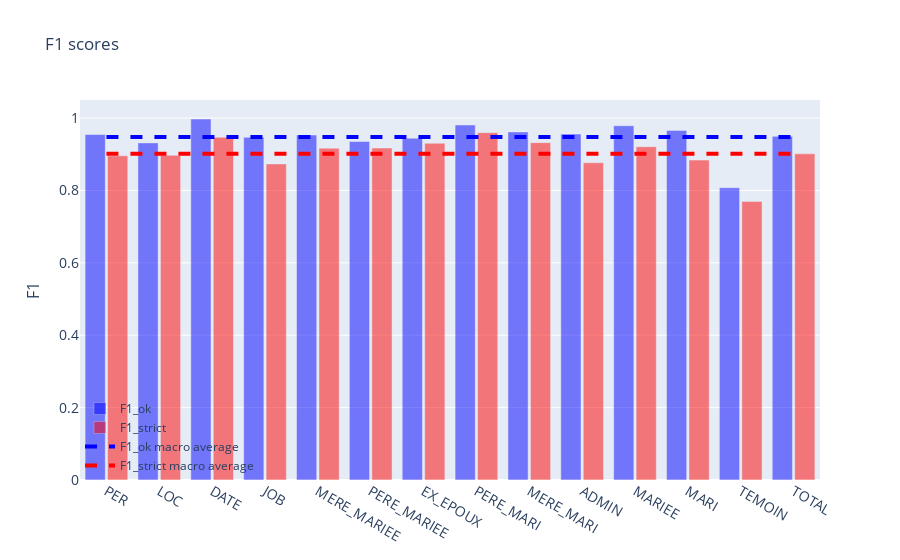

The code cell stored with this chart in its notebook:
### Code cell
import numpy as np
def plot(scores : pd.DataFrame):
    
    score_mean_ok = scores.xs('F1_ok', level='F1', axis=1).mean()
    score_mean_weighted = scores.xs('F1_weighted', level='F1', axis=1).mean()
    score_mean_strict = scores.xs('F1_strict', level='F1', axis=1).mean()

    concat = pd.concat([score_mean_ok, score_mean_weighted, score_mean_strict], axis=1)
    concat.columns = ['F1_ok', 'F1_weighted', 'F1_strict']

    scores = concat.copy()

    #Plot : x_axis = tags, y_axis = F1 between 0 and 1. For each tag, plot bars for F1_ok (blue), F1_weighted (green) and F1_strict (red) in the same graph
    fig = go.Figure()
    fig.add_trace(go.Bar(
        x=scores.index,
        y=scores['F1_ok'],
        name='F1_ok',
        marker_color='blue',
        opacity=0.5
    ))
    fig.add_trace(go.Bar(
        x=scores.index,
        y=scores['F1_strict'],
        name='F1_strict',
        marker_color='red',
        opacity=0.5
    ))

    #add a line for the macro average of F1_ok and F1_strict
    fig.add_trace(go.Scatter(
        x=scores.index,
        y=np.full(len(scores['F1_ok']), scores['F1_ok'].mean()),
        name='F1_ok macro average',
        marker_color='blue',
        mode='lines',
        line=dict(
            dash='dash',
            width=4
        )
    ))
    fig.add_trace(go.Scatter(
        x=scores.index,
        y=np.full(len(scores['F1_strict']), scores['F1_strict'].mean()),
        name='F1_strict macro average',
        marker_color='red',
        mode='lines',
        line=dict(
            dash='dash',
            width=4
        )
    ))

    fig.update_layout(
        title='F1 scores',
        xaxis_tickfont_size=14,
        yaxis=dict(
            title='F1',
            titlefont_size=16,
            tickfont_size=14,
        ),
        legend=dict(
            x=0.0,
            y=0.0,
            bgcolor='rgba(255, 255, 255, 0)',
            bordercolor='rgba(255, 255, 255, 0)'
        ),
        barmode='group',
        bargap=0.15, # gap between bars of adjacent location coordinates.
        bargroupgap=0.1 # gap between bars of the same location coordinate.
    )

    fig.show()


plot(df)

### Figure 1 — Plotly figure (JSON) as saved in the notebook; plotly's stock layout.template omitted (floating-point values rounded to 4 significant figures)
{"data": [{"marker": {"color": "blue"}, "name": "F1_ok", "opacity": 0.5, "type": "bar", "x": ["PER", "LOC", "DATE", "JOB", "MERE_MARIEE", "PERE_MARIEE", "EX_EPOUX", "PERE_MARI", "MERE_MARI", "ADMIN", "MARIEE", "MARI", "TEMOIN", "TOTAL"], "y": [0.9547, 0.9315, 0.9975, 0.9471, 0.9532, 0.9353, 0.9444, 0.981, 0.9618, 0.9559, 0.9789, 0.966, 0.8076, 0.9496]}, {"marker": {"color": "red"}, "name": "F1_strict", "opacity": 0.5, "type": "bar", "x": ["PER", "LOC", "DATE", "JOB", "MERE_MARIEE", "PERE_MARIEE", "EX_EPOUX", "PERE_MARI", "MERE_MARI", "ADMIN", "MARIEE", "MARI", "TEMOIN", "TOTAL"], "y": [0.8957, 0.897, 0.947, 0.8732, 0.9168, 0.9172, 0.9306, 0.9596, 0.9321, 0.8766, 0.9209, 0.8839, 0.7698, 0.9013]}, {"line": {"dash": "dash", "width": 4}, "marker": {"color": "blue"}, "mode": "lines", "name": "F1_ok macro average", "type": "scatter", "x": ["PER", "LOC", "DATE", "JOB", "MERE_MARIEE", "PERE_MARIEE", "EX_EPOUX", "PERE_MARI", "MERE_MARI", "ADMIN", "MARIEE", "MARI", "TEMOIN", "TOTAL"], "y": [0.9475, 0.9475, 0.9475, 0.9475, 0.9475, 0.9475, 0.9475, 0.9475, 0.9475, 0.9475, 0.9475, 0.9475, 0.9475, 0.9475]}, {"line": {"dash": "dash", "width": 4}, "marker": {"color": "red"}, "mode": "lines", "name": "F1_strict macro average", "type": "scatter", "x": ["PER", "LOC", "DATE", "JOB", "MERE_MARIEE", "PERE_MARIEE", "EX_EPOUX", "PERE_MARI", "MERE_MARI", "ADMIN", "MARIEE", "MARI", "TEMOIN", "TOTAL"], "y": [0.9015, 0.9015, 0.9015, 0.9015, 0.9015, 0.9015, 0.9015, 0.9015, 0.9015, 0.9015, 0.9015, 0.9015, 0.9015, 0.9015]}], "layout": {"bargap": 0.15, "bargroupgap": 0.1, "barmode": "group", "legend": {"bgcolor": "rgba(255, 255, 255, 0)", "bordercolor": "rgba(255, 255, 255, 0)", "x": 0, "y": 0}, "title": {"text": "F1 scores"}, "xaxis": {"tickfont": {"size": 14}}, "yaxis": {"tickfont": {"size": 14}, "title": {"font": {"size": 16}, "text": "F1"}}}}
